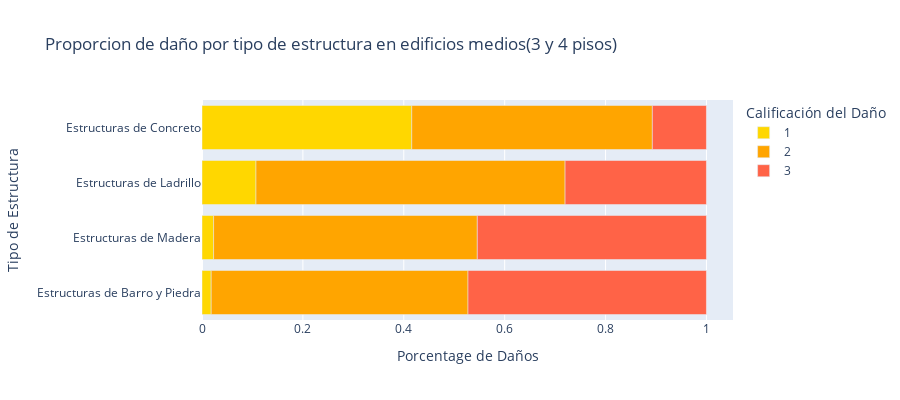

The cell this chart's notebook holds for it:
### Code cell
fig = px.bar(tresPisosPorcentajes, x=tresPisosPorcentajes.columns, y=tresPisosPorcentajes.index,
             orientation='h',
             height=400,
             title='Proporcion de daño por tipo de estructura en edificios medios(3 y 4 pisos)',
             labels={
                "damage_grade": "Calificación del Daño",
                "index": "Tipo de Estructura",
                "value": "Porcentage de Daños",
             }, color_discrete_sequence=["Gold", "orange", "tomato"])
fig.show()

### Figure 1 — Plotly figure (JSON) as saved in the notebook; plotly's stock layout.template omitted (floating-point values rounded to 4 significant figures)
{"data": [{"alignmentgroup": "True", "hovertemplate": "Calificación del Daño=1<br>Porcentage de Daños=%{x}<br>Tipo de Estructura=%{y}<extra></extra>", "legendgroup": "1", "marker": {"color": "Gold"}, "name": "1", "offsetgroup": "1", "orientation": "h", "showlegend": true, "textposition": "auto", "type": "bar", "x": [0.01826, 0.02304, 0.107, 0.4158], "xaxis": "x", "y": ["Estructuras de Barro y Piedra", "Estructuras de Madera", "Estructuras de Ladrillo", "Estructuras de Concreto"], "yaxis": "y"}, {"alignmentgroup": "True", "hovertemplate": "Calificación del Daño=2<br>Porcentage de Daños=%{x}<br>Tipo de Estructura=%{y}<extra></extra>", "legendgroup": "2", "marker": {"color": "orange"}, "name": "2", "offsetgroup": "2", "orientation": "h", "showlegend": true, "textposition": "auto", "type": "bar", "x": [0.5091, 0.5227, 0.6127, 0.477], "xaxis": "x", "y": ["Estructuras de Barro y Piedra", "Estructuras de Madera", "Estructuras de Ladrillo", "Estructuras de Concreto"], "yaxis": "y"}, {"alignmentgroup": "True", "hovertemplate": "Calificación del Daño=3<br>Porcentage de Daños=%{x}<br>Tipo de Estructura=%{y}<extra></extra>", "legendgroup": "3", "marker": {"color": "tomato"}, "name": "3", "offsetgroup": "3", "orientation": "h", "showlegend": true, "textposition": "auto", "type": "bar", "x": [0.4727, 0.4542, 0.2802, 0.1072], "xaxis": "x", "y": ["Estructuras de Barro y Piedra", "Estructuras de Madera", "Estructuras de Ladrillo", "Estructuras de Concreto"], "yaxis": "y"}], "layout": {"barmode": "relative", "height": 400, "legend": {"title": {"text": "Calificación del Daño"}, "tracegroupgap": 0}, "title": {"text": "Proporcion de daño por tipo de estructura en edificios medios(3 y 4 pisos)"}, "xaxis": {"anchor": "y", "domain": [0, 1], "title": {"text": "Porcentage de Daños"}}, "yaxis": {"anchor": "x", "domain": [0, 1], "title": {"text": "Tipo de Estructura"}}}}
